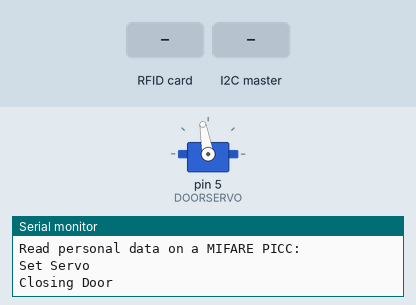
Bench run of a sketch on a simulated Arduino Uno, built with avr-gcc and run on an emulated ATmega328P. Shown: servo, the last lines printed to the serial monitor. The test bench sets the inputs (shaded band).

Above: at 1.2 s.
1.3 s: RFID card 5E 7A 19 C4 held to the reader
2.8 s: RFID card 5E 7A 19 C4 held to the reader
At 3.3 s:
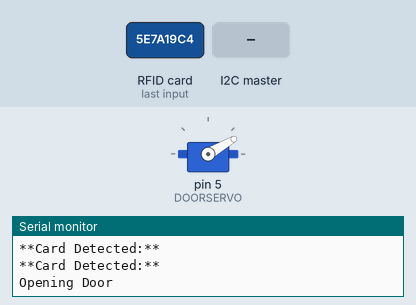
4.4 s: the I2C master sends "D"
5.9 s: the I2C master sends "O"
7.4 s: the I2C master sends "C"
Timing chart, 0 to 9.9 s (numbered marks = the images above; inputs shaded):
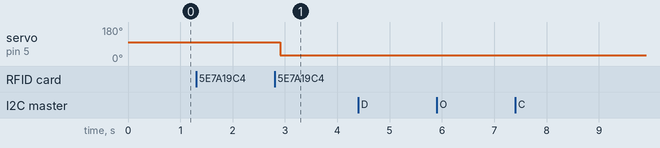

Measured:
- after the input at 2.8 s, servo on pin 5 (DOORSERVO): 100° → 30° after 0.11 s

The sketch:

Arduino_2.ino
```cpp
/*
 * -----------------------------------------------------------------------------------------
 *             MFRC522      Arduino       Arduino   Arduino    Arduino          Arduino
 *             Reader/PCD   Uno/101       Mega      Nano v3    Leonardo/Micro   Pro Micro
 * Signal      Pin          Pin           Pin       Pin        Pin              Pin
 * -----------------------------------------------------------------------------------------
 * RST/Reset   RST          9             5         D9         RESET/ICSP-5     RST
 * SPI SS      SDA(SS)      10            53        D10        10               10
 * SPI MOSI    MOSI         11 / ICSP-4   51        D11        ICSP-4           16
 * SPI MISO    MISO         12 / ICSP-1   50        D12        ICSP-1           14
 * SPI SCK     SCK          13 / ICSP-3   52        D13        ICSP-3           15
*/

#include <Wire.h>
#define SLAVE_ADDRESS 0x13

#include <SPI.h>
#include <MFRC522.h>

#define RST_PIN         9           // Configurable, see typical pin layout above
#define SS_PIN          10          // Configurable, see typical pin layout above

MFRC522 mfrc522(SS_PIN, RST_PIN);   // Create MFRC522 instance


#define DOORSERVO 5     // PIN Where the door servo is connected
#define OPEN_ANGLE 30  // set this value for the door to fully open
#define CLOSED_ANGLE 100 // set this value for the door to fully close


#include <Servo.h>

// Servo control
Servo doorservo;  // create servo object to control the door servo

#define CMDBUFSIZE 10
char command[CMDBUFSIZE];

struct STATUS_INFO  {
  byte dooropen = false;
  };

long lastActionTime;

STATUS_INFO status_info;

void setup() {
  // Initialize serial communications with the PC
  // Initialiser les communications série avec le PC
  Serial.begin(9600);
  Wire.begin(SLAVE_ADDRESS);
  Wire.onReceive(receiveData);
  Wire.onRequest(sendData);
  Serial.print("Arduino Started i2c port ");
  Serial.println(SLAVE_ADDRESS);

  SPI.begin(); // Init SPI bus
  mfrc522.PCD_Init(); // Init MFRC522 card

  // Shows in serial that is ready to read - Affiche en série ce qui est prêt à être lu
  Serial.println(F("Read personal data on a MIFARE PICC:"));

  Serial.println("Set Servo");

  // Attaches the servo on pin 9 to the servo object - Fixe le servo sur la broche 9 à l'objet servo
  doorservo.attach(DOORSERVO);

  lastActionTime = millis();
  setDoor(false);
}

bool checkCard() {
  if ( mfrc522.PICC_IsNewCardPresent() && mfrc522.PICC_ReadCardSerial()) {
    Serial.println(F("**Card Detected:**"));
    return true;
  }

  return false;
}

void setDoor(bool openclose) {
  if (openclose) {
    // Open the door - Ouvre la porte
    Serial.println("Opening Door");
    doorservo.write(OPEN_ANGLE);
    status_info.dooropen = true;
  } else {
    // Close the door - Ferme la porte
    Serial.println("Closing Door");
    doorservo.write(CLOSED_ANGLE);
    status_info.dooropen = false;
  }
}

void loop() {
  // Check if card is true then we open or close the door
  // Vérifier si la carte est true, puis nous ouvrons ou fermons la porte
  if (checkCard()) {
      if (millis() > lastActionTime + 2000) {
        setDoor(!status_info.dooropen);
        lastActionTime = millis();
      }
  }
  delay(100);
}

void receiveData(int byteCount) {
    int i = 0;
    while(Wire.available()) {
        command[i] = Wire.read();
        if (i < CMDBUFSIZE && i < byteCount) i++;
    }

    Serial.print("Command received:");
    Serial.println(command);

    if (command[0] == 'D') {
        // Set the Door - Règle la porte
        Serial.println(command[1]);

        if (command[1] == 'O') {
          setDoor(true);
        } else if (command[1] == 'C') {
          setDoor(false);
        } else {
          Serial.println(command[0]);
        }
     }
}

void sendData() {
  // Send humidity and temperature and leds data
  // Envoyer les données d'humidité et de température et les leds
  Wire.write((byte*)(&status_info),sizeof(status_info));
}
```
